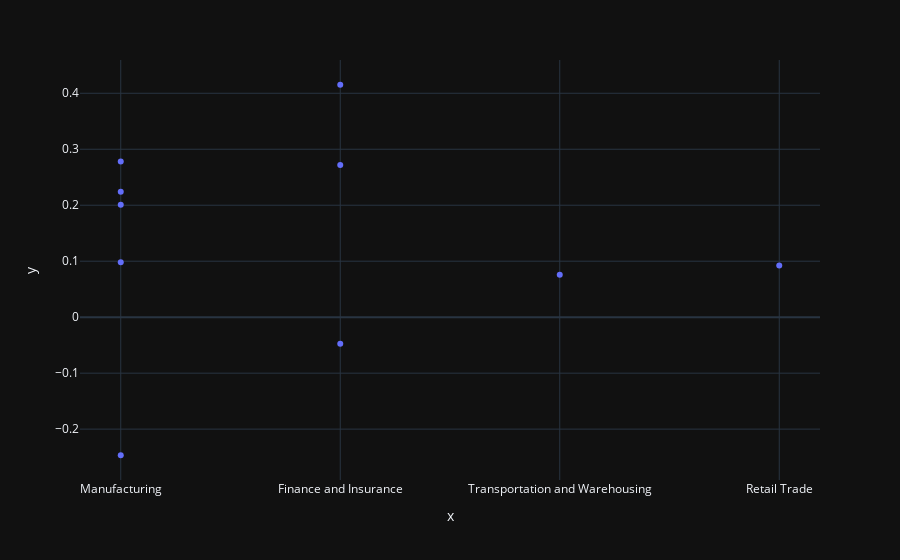

The notebook cell saved with this chart:
### Markdown cell above
**Sample de los datos para poder observar de manera más limpia los datos**

### Code cell
fig1 =px.scatter(x=mergedDF['Sector NAICS\nlevel 1'].iloc[0:10], y=mergedDF['operating_profit_margin'].iloc[0:10], template='plotly_dark')

fig1.show()

### Figure 1 — Plotly figure (JSON) as saved in the notebook; plotly's stock layout.template omitted (floating-point values rounded to 4 significant figures)
{"data": [{"hovertemplate": "x=%{x}<br>y=%{y}<extra></extra>", "legendgroup": "", "marker": {"color": "#636efa", "symbol": "circle"}, "mode": "markers", "name": "", "orientation": "v", "showlegend": false, "type": "scatter", "x": ["Manufacturing", "Manufacturing", "Finance and Insurance", "Transportation and Warehousing", "Finance and Insurance", "Manufacturing", "Manufacturing", "Retail Trade", "Manufacturing", "Finance and Insurance"], "xaxis": "x", "y": [0.224, 0.2009, 0.4152, 0.07577, -0.04735, -0.2466, 0.09795, 0.09245, 0.2782, 0.2719], "yaxis": "y"}], "layout": {"legend": {"tracegroupgap": 0}, "margin": {"t": 60}, "xaxis": {"anchor": "y", "domain": [0, 1], "title": {"text": "x"}}, "yaxis": {"anchor": "x", "domain": [0, 1], "title": {"text": "y"}}}}
